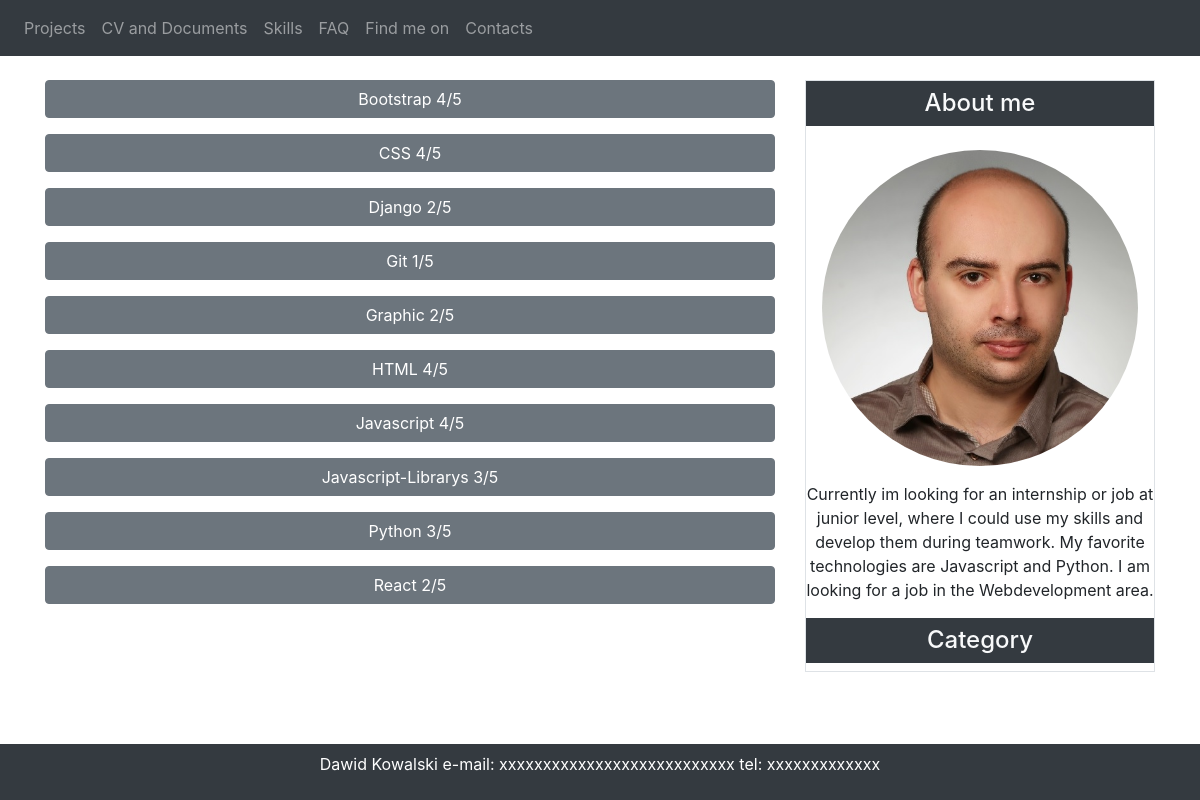
/skills, run on the app's committed database.
### blog/models.py (models this page shows, shortened)
class Skill(models.Model):
    name_de = models.TextField(max_length=100)
    name_en = models.TextField(max_length=100)
    rating = models.TextField(max_length=10)
    skill_description = models.ManyToManyField(Skill_description,related_name='skill_description')
    def __str__(self):
        return self.name_en

class Author_Description(models.Model):
    title = models.CharField(max_length=100)
    description_de = models.TextField(max_length=500)
    description_en = models.TextField(max_length=500)
    image = models.ImageField(upload_to ='media/')
    objects = models.Manager()

### blog/views.py (the view)
# urls.py: path('skills',views.skills_page,name='skills_page'),
def skills_page(request):
    skills_description_objects = Skill.objects.all().order_by('name_en')
    return render(request,'blog/skills-page.html',{'skills':skills_description_objects})

### blog/context_processors.py (called while the page is built)
def author_description(request):
    description_object = Author_Description.objects.all()[:1].values()
    description = [element for element in description_object]
    return {'description' : description[0]}

### blog/models.py (called while the page is built)
    def __str__(self):
        return self.description_en

### templates/blog/skills-page.html (shortened to what this page needs)
{% extends 'base.html' %}
{% block content %}
    {% for skill in skills %}
        <p>
            <a class='btn btn-secondary w-100' data-toggle='collapse' href="#{{ skill }}" role='button' aria-expanded='false' aria-controls='{{ skill }}'>
                <span>{{ skill }} {{skill.rating}}</span>
            </a>
        </p>
    {% endfor %}
{% endblock %}

### templates/base.html (shortened to what this page needs)
{% load static %}
<!DOCTYPE html>
<html class='pb-5'>
<head>
    <link rel='stylesheet' href='https://stackpath.bootstrapcdn.com/bootstrap/4.4.1/css/bootstrap.min.css'>
</head>
<body>
    <nav class='navbar navbar-expand-lg navbar-dark bg-dark'>
        <div class='collapse navbar-collapse' id='blog-navbar'>
          <ul class='navbar-nav mr-auto'>
            <li class='nav-item'>
              <a class='nav-link' href='#'>Projects</a>
            </li>
            <li class='nav-item'>
              <a class='nav-link' href='{% url "blog:cv_page" %}'>CV and Documents</a>
            </li>
            <li class='nav-item'>
                <a class='nav-link' href='{% url "blog:skills_page" %}'>Skills</a>
            </li>
            <li class='nav-item'>
              <a class='nav-link' href='{% url "blog:FAQ_page" %}'>FAQ</a>
            </li>
            <li class='nav-item'>
              <a class='nav-link' href='{% url "blog:find_me_on_page" %}'>Find me on</a>
            </li>
            <li class='nav-item'>
                <a class='nav-link' href='{% url "blog:contact" %}'>Contacts</a>
            </li>
          </ul>
        </div>
    </nav>
    <div class='container mb-4'>
        <div class='row mt-4'>
            <div class='col-8'>
                <div>
                    {% block content %}
                    {% endblock %}
                </div>
            </div>
            <div class='col-4'>
                <div class='border'>
                    <h4 class='bg-dark text-light text-center p-2'>{{ description.title }}</h3>
                    <div class='text-center'>
                        <img class='rounded-circle w-100 p-3' src='media/{{ description.image }}'>
                        <p>{{ description.description_en}}</p>
                    </div>
                    <h4 class='bg-dark text-light text-center p-2'>Category</h3>
                </div>
            </div>
        </div>
    </div>
    <footer class='footer bg-dark fixed-bottom'>
      <div class='text-center text-white py-2'>
        <p>Dawid Kowalski e-mail: xxxxxxxxxxxxxxxxxxxxxxxxxxx tel: xxxxxxxxxxxxx</p>
      </div>
    </footer>
</body>
</html>

### data on the page
Skill: name_en "Bootstrap", rating "4/5"
Skill: name_en "CSS", rating "4/5"
Skill: name_en "Django", rating "2/5"
Skill: name_en "Git", rating "1/5"
Skill: name_en "Graphic", rating "2/5"
Skill: name_en "HTML", rating "4/5"
Skill: name_en "Javascript", rating "4/5"
Skill: name_en "Javascript-Librarys", rating "3/5"
Skill: name_en "Python", rating "3/5"
Skill: name_en "React", rating "2/5"
Author_Description: title "About me", image (picture), description_en "Currently im looking for an internship or job at junior level, where I could use my skills and develop them during teamwork. My favorite technologies are Javascript and Python. I am looking for a job in the Webdevelopment area."
